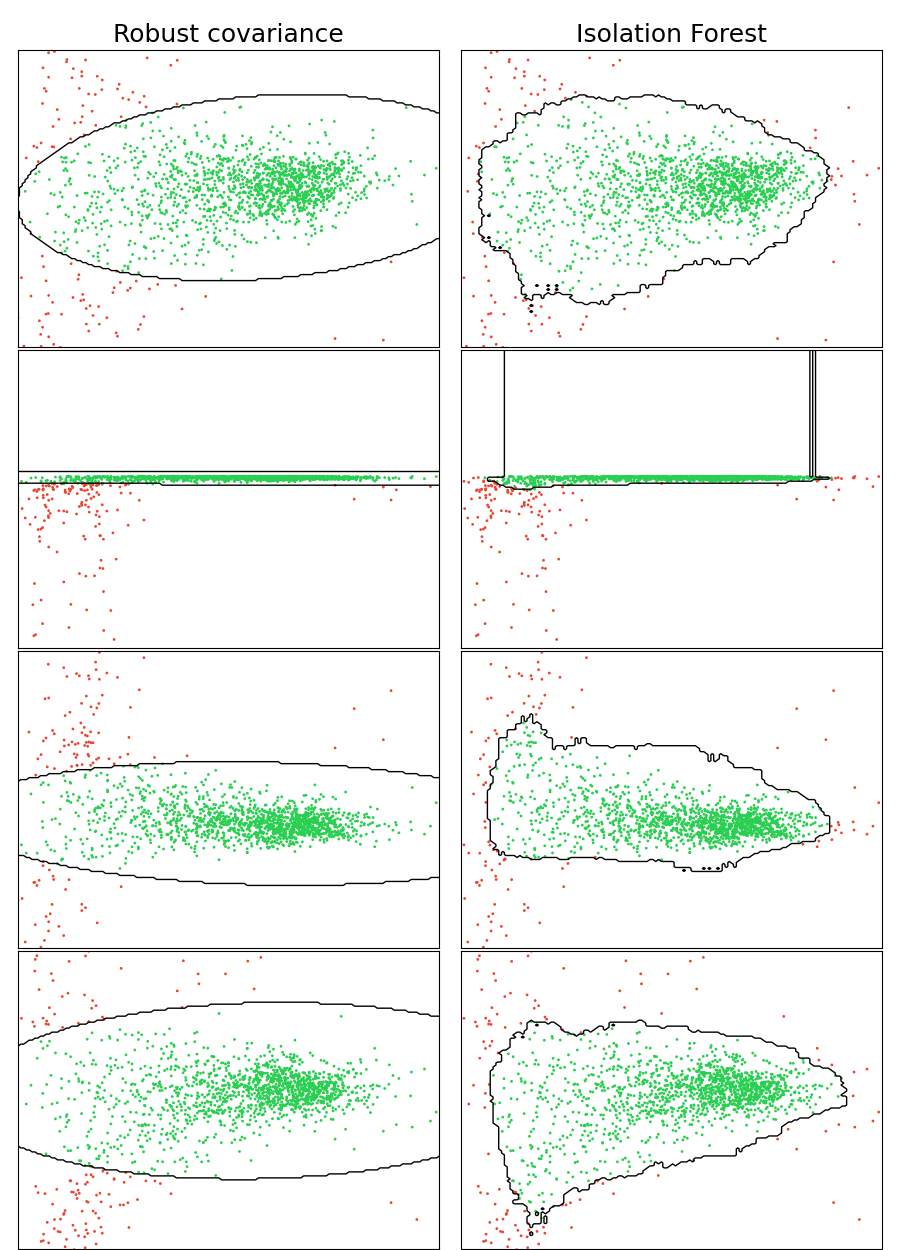

Reproduce this figure in Python.
"""
Author: Jan Lukas Augustin <[email redacted]>
Script fit, evaluate and save anomaly detection models to be applied for plane/point cloud classification
Also check: https://scikit-learn.org/stable/auto_examples/miscellaneous/plot_anomaly_comparison.html#sphx-glr-auto-examples-miscellaneous-plot-anomaly-comparison-py
License: GNU General Public License v3.0
"""

import os
import json
import numpy as np
import matplotlib
import matplotlib.pyplot as plt
from sklearn.covariance import EllipticEnvelope
from sklearn.ensemble import IsolationForest
from sklearn.neighbors import LocalOutlierFactor
from sklearn.preprocessing import StandardScaler
import joblib


predict_only = False

matplotlib.rcParams['contour.negative_linestyle'] = 'solid'

outliers_fraction = 0.15

# define outlier/anomaly detection methods to be compared
anomaly_algorithms = [
    ("Robust covariance", EllipticEnvelope(contamination=outliers_fraction)),
    ("Isolation Forest", IsolationForest(contamination=outliers_fraction)),
#    ("Local Outlier Factor", LocalOutlierFactor(contamination=outliers_fraction))
    ]

# Compare given classifiers under given settings
xx, yy = np.meshgrid(np.linspace(-2, 2, 150),
                     np.linspace(-2, 2, 150))

plt.figure(figsize=(len(anomaly_algorithms) * 2 + 5, 12.5))
plt.subplots_adjust(left=.02, right=.98, bottom=.001, top=.96, wspace=.05, hspace=.01)

plot_num = 1

a, b, c, d, pcl_sizes = [], [], [], [], []

# replace by folder containing persisted .json plane files
plane_data_path = "../../../../oakmower_training_data/2020_10_26_flaeche"
print(os.path.abspath(plane_data_path))

for root, dirs, files in os.walk(plane_data_path):
    for file in files:
        if file.endswith(".json"):
            f = open(os.path.join(root, file))
            data = json.load(f)
            pcl_sizes.append(data["pcl_size"])
            a.append(data["a"])
            b.append(data["b"])
            c.append(data["c"])
            d.append(data["d"])

datasets = [
    np.array([pcl_sizes, a]).transpose(),
    np.array([pcl_sizes, b]).transpose(),
    np.array([pcl_sizes, c]).transpose(),
    np.array([pcl_sizes, d]).transpose()]

dataset_names = ["a", "b", "c", "d"]

for i_dataset, X in enumerate(datasets):
    scaler = StandardScaler()
    X = scaler.fit_transform(X)
    scaler_filename = "models/" + dataset_names[i_dataset] + "_scaler.save"
    joblib.dump(scaler, scaler_filename)

    for name, algorithm in anomaly_algorithms:
        plt.subplot(len(datasets), len(anomaly_algorithms), plot_num)
        model_filename = dataset_names[i_dataset] + "_" + name + "_" + str(outliers_fraction) + ".save"
        if i_dataset == 0:
            plt.title(name, size=18)

        if predict_only:
            # load fitted model for prediction - not used for Local Outlier Factor, since no novelties are expected
            algorithm = joblib.load(model_filename)
            y_pred = algorithm.fit(X).predict(X)
        else:
            # fit the data and tag outliers
            if name == "Local Outlier Factor":
                y_pred = algorithm.fit_predict(X)
            else:
                y_pred = algorithm.fit(X).predict(X)

        joblib.dump(algorithm, model_filename)

        # plot the levels lines and the points
        if name != "Local Outlier Factor":  # LOF does not implement predict
            Z = algorithm.predict(np.c_[xx.ravel(), yy.ravel()])
            Z = Z.reshape(xx.shape)
            plt.contour(xx, yy, Z, levels=[0], linewidths=1, colors='black')

        colors = np.array(['#eb4634', '#29cf50'])
        plt.scatter(X[:, 0], X[:, 1], s=1, color=colors[(y_pred + 1) // 2])

        plt.xlim(-2, 2)
        plt.ylim(-2, 2)
        plt.xticks(())
        plt.yticks(())
        #plt.xlabel("Point cloud size / 10^5")
        #plt.ylabel(dataset_names[i_dataset])
        plot_num += 1

plt.savefig("anomaly_detection.png")
plt.show()